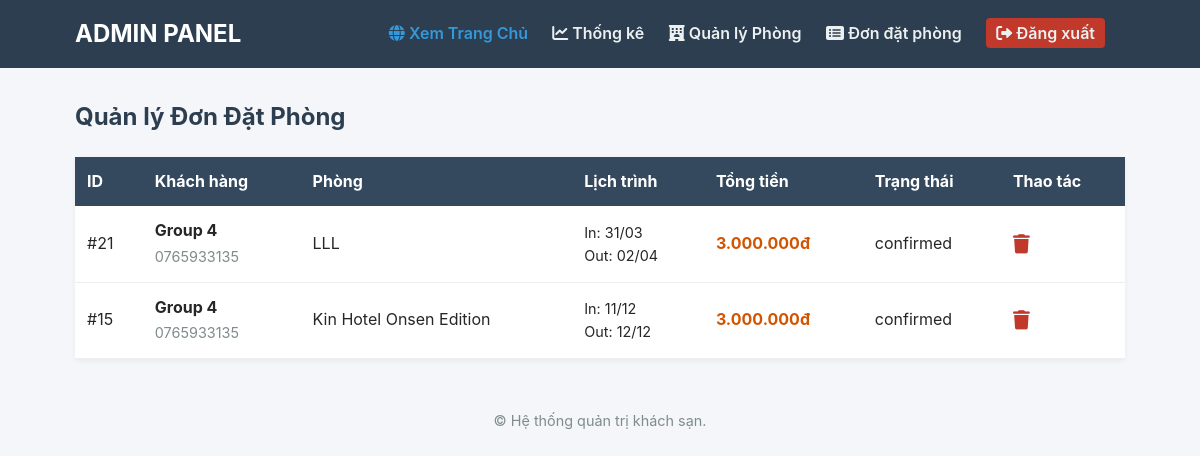
The app's page /admin/bookings.php (signed in) with its own data.
### tables this page shows
CREATE TABLE `bookings` (
  `id` int(11) NOT NULL,
  `user_id` int(11) NOT NULL,
  `room_id` int(11) NOT NULL,
  `check_in_date` date NOT NULL,
  `check_out_date` date NOT NULL,
  `total_price` decimal(10,2) NOT NULL,
  `status` enum('pending','confirmed','cancelled','completed') DEFAULT 'pending',
  `created_at` timestamp NOT NULL DEFAULT current_timestamp()
);

CREATE TABLE `users` (
  `id` int(11) NOT NULL,
  `full_name` varchar(100) NOT NULL,
  `email` varchar(100) NOT NULL,
  `password` varchar(255) NOT NULL,
  `phone` varchar(20) DEFAULT NULL,
  `role` enum('customer','admin') DEFAULT 'customer',
  `created_at` timestamp NOT NULL DEFAULT current_timestamp(),
  `avatar` varchar(255) DEFAULT NULL
);

CREATE TABLE `rooms` (
  `id` int(11) NOT NULL,
  `room_name` varchar(100) NOT NULL,
  `address` varchar(255) DEFAULT NULL,
  `room_type` varchar(50) NOT NULL,
  `capacity` int(11) DEFAULT 2,
  `price` decimal(10,2) NOT NULL,
  `description` text DEFAULT NULL,
  `image` varchar(255) DEFAULT NULL,
  `status` enum('available','maintenance') DEFAULT 'available',
  `created_at` timestamp NOT NULL DEFAULT current_timestamp(),
  `has_pool` tinyint(1) DEFAULT 0,
  `has_breakfast` tinyint(1) DEFAULT 0,
  `has_parking` tinyint(1) DEFAULT 0,
  `image_360` varchar(255) DEFAULT NULL,
  `capture_time` datetime DEFAULT NULL,
  `capture_location` varchar(255) DEFAULT NULL
);

### admin/bookings.php (the view, shortened to what this page needs)
<?php
require_once 'header.php';
?>
<h2 style="color: #2c3e50; margin-bottom: 20px;">Quản lý Đơn Đặt Phòng</h2>
<table style="width: 100%; background: #fff; border-collapse: collapse; box-shadow: 0 2px 5px rgba(0,0,0,0.05);">
    <thead>
        <tr style="background: #34495e; color: white; text-align: left;">
            <th style="padding: 12px;">ID</th>
            <th style="padding: 12px;">Khách hàng</th>
            <th style="padding: 12px;">Phòng</th>
            <th style="padding: 12px;">Lịch trình</th>
            <th style="padding: 12px;">Tổng tiền</th>
            <th style="padding: 12px;">Trạng thái</th>
            <th style="padding: 12px;">Thao tác</th>
        </tr>
    </thead>
    <tbody>
        <?php
        $sql = "SELECT b.*, u.full_name, u.phone, r.room_name
                FROM bookings b
                JOIN users u ON b.user_id = u.id
                JOIN rooms r ON b.room_id = r.id
                ORDER BY b.created_at DESC";
        $result = $conn->query($sql);
        if ($result->num_rows > 0) {
            while($row = $result->fetch_assoc()) {
                $status_badges = [
                    'pending'   => '<span style="white-space:nowrap; background:#f39c12; color:#fff; padding:4px 8px; border-radius:4px; font-size:0.8rem; font-weight:bold;">Chờ duyệt</span>',
                    'confirmed' => '<span style="white-space:nowrap; background:#27ae60; color:#fff; padding:4px 8px; border-radius:4px; font-size:0.8rem; font-weight:bold;">Đã duyệt</span>',
                    'cancelled' => '<span style="white-space:nowrap; background:#c0392b; color:#fff; padding:4px 8px; border-radius:4px; font-size:0.8rem; font-weight:bold;">Đã hủy</span>',
                    'completed' => '<span style="white-space:nowrap; background:#2980b9; color:#fff; padding:4px 8px; border-radius:4px; font-size:0.8rem; font-weight:bold;">Hoàn thành</span>'
                ];
                $badge_html = isset($status_badges[$row['status']]) ? $status_badges[$row['status']] : $row['status'];
                ?>
                <tr style="border-bottom: 1px solid #eee;">
                    <td style="padding: 12px;">#<?php echo $row['id']; ?></td>
                    <td style="padding: 12px;">
                        <strong><?php echo $row['full_name']; ?></strong><br>
                        <span style="font-size: 0.9rem; color: #7f8c8d;"><?php echo $row['phone']; ?></span>
                    </td>
                    <td style="padding: 12px;"><?php echo $row['room_name']; ?></td>
                    <td style="padding: 12px; font-size: 0.9rem;">
                        In: <?php echo date('d/m', strtotime($row['check_in_date'])); ?><br>
                        Out: <?php echo date('d/m', strtotime($row['check_out_date'])); ?>
                    </td>
                    <td style="padding: 12px; font-weight: bold; color: #d35400;">
                        <?php echo number_format($row['total_price'], 0, ',', '.'); ?>đ
                    </td>
                    <td style="padding: 12px;">
                        <?php echo $badge_html; ?>
                    </td>
                    <td style="padding: 12px;">
                        <a href="bookings.php?action=delete&id=<?php echo $row['id']; ?>" title="Xóa vĩnh viễn" onclick="return confirm('Xóa vĩnh viễn đơn này?')" style="color: #c0392b; font-size: 1.2rem;"><i class="fa fa-trash"></i></a>
                    </td>
                </tr>
                <?php
            }
        } else {
            echo "<tr><td colspan='7' style='text-align: center; padding: 20px;'>Chưa có đơn hàng nào.</td></tr>";
        }
        ?>
    </tbody>
</table>
<?php require_once 'footer.php'; ?>

### assets/css/styles.css (style rules this page uses)
:root { --booking-dark: #003580; --booking-blue: #0071c2; --booking-blue-hover: #005999; --booking-yellow: #febb02; --booking-yellow-hover: #e5a800; --text-dark: #262626; --white: #ffffff; --gray-light: #f5f5f5; }
* { margin: 0; padding: 0; box-sizing: border-box; }
body { font-family: BlinkMacSystemFont, -apple-system, Segoe UI, Roboto, Helvetica, Arial, sans-serif; color: var(--text-dark); line-height: 1.6; background-color: var(--gray-light); min-height: 100vh; }
a { text-decoration: none; transition: 0.3s; }

### admin/header.php (style rules this page uses)
body { background-color: #f4f6f9; }

### records on screen
bookings: id "21", user.full_name "Group 4", user.phone "0765933135", room.room_name "LLL", check_in_date "31/03", check_out_date "02/04", total_price "3.000.000", status "confirmed"
bookings: id "15", user.full_name "Group 4", user.phone "0765933135", room.room_name "Kin Hotel Onsen Edition", check_in_date "11/12", check_out_date "12/12", total_price "3.000.000", status "confirmed"
